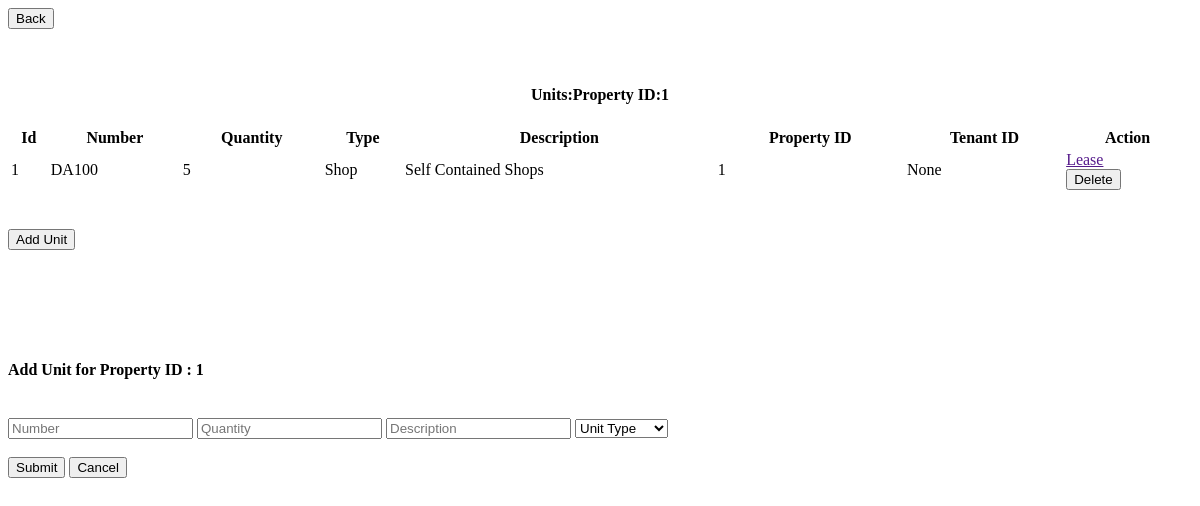
The page /admin-property-units/1 on the database as committed earlier.
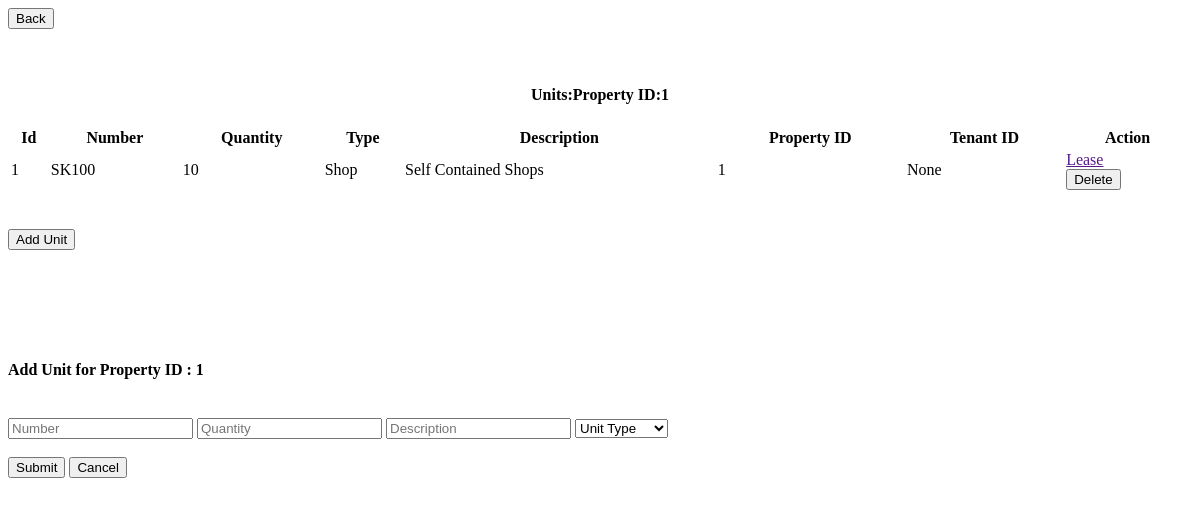
The same page on the database as committed later.
### models.py (models this page shows, shortened)
class Unit(Base):
    __tablename__ = 'units'
    id = Column(Integer, primary_key=True, index=True)
    number = Column(String)
    room_quantity = Column(Integer, nullable=False)
    unit_type = Column(Enum("Studio", "1BedRoom", "2BedRoom", "3BedRoom", "Shop"), nullable=False)
    unit_description = Column(String, nullable=False)
    property_id = Column(Integer, ForeignKey('properties.id'))
    tenant_id = Column(Integer, ForeignKey('users.id'))
    suspended = Column(Boolean, default=False)
    property = relationship('Property', back_populates='units')
    lease = relationship('Lease', uselist=False, back_populates='unit')
    created_at = Column(DateTime, default=datetime.datetime.utcnow)
    updated_at = Column(DateTime, default=datetime.datetime.utcnow, onupdate=datetime.datetime.utcnow)

### new_server.py (the view)
@app.route('/admin-property-units/<int:property_id>', methods=['GET'])
def get_property_units(property_id):
    current_property = db_session.query(Property).filter_by(id=property_id).first()
    back_user_id = current_property.landlord_id
    units = db_session.query(Unit).filter_by(property_id=property_id).all()
    print(f"fetched units for property id : {property_id} is : {units}")
    return render_template('admin_units.html', units=units, header_title="Units", front_property_id=property_id, back_user_id=back_user_id)

### templates/admin_units.html (shortened to what this page needs)
<div class="back-container">
    <div class="button-container">
        <button class="button" hx-get="http://localhost:5000/admin-user-properties/{{back_user_id}}" hx-target="#dashboard-container" hx-swap="innerHTML" onclick="activateDashboardContainer()">Back</button>
    </div>
</div>
<h4 style="text-align: center;" id="value_header">{{header_title}}:Property ID:{{front_property_id}}</h4>
<table id="example" class="display" style="width:100%">
    <thead>
        <tr>
            <th>Id</th>
            <th>Number</th>
            <th>Quantity</th>
            <th>Type</th>
            <th>Description</th>
            <th>Property ID</th>
            <th>Tenant ID</th>
            <th>Action</th>
        </tr>
    </thead>
    <tbody>
        {% for unit in units%}
        <tr id="unit-{{unit.id}}">
            <td>{{unit.id}}</td>
            <td>{{unit.number}}</td>
            <td>{{unit.room_quantity}}</td>
            <td>{{unit.unit_type}}</td>
            <td>{{unit.unit_description}}</td>
            <td>{{unit.property_id}}</td>
            <td>{{unit.tenant_id}}</td>
            <td>
                <div class="table-button-container">
                    <a href="" class="table-button" hx-get="http://localhost:5000/admin-unit-leases/{{unit.id}}" hx-target="#dashboard-container" hx-swap="innerHTML" onclick="activateDashboardContainer()">Lease</a>
                </div>
                <div class="table-button-container">
                    <button class="table-button" onclick="deleteUnit('{{ unit.id }}')">Delete</button>
                </div>
            </td>
        </tr>
        {% endfor %}
    </tbody>
</table>
<div class="back-container">
    <div class="button-container">
        <button class="button" onclick="loadAddUnitFormModal()">Add Unit</button>
    </div>
</div>
<div class="modal" id="add_unit_modal">
    <div class="modal-content">
        <br>
        <br>
        <br>
        <br>
        <div class="form-square" id="form-holder">
            <form id="add-unit-form" class="right-square">
                <br>
                <h4 id="header_with_property_id">Add Unit for Property ID : {{front_property_id}}</h4>
                <br>
                <input type="text" id="unit_house_number" name="unit_house_number" placeholder="Number" required>
                <input type="text" id="unit_room_quantity" name="unit_room_quantity" placeholder="Quantity" required>
                <input type="text" id="unit_house_description" name="unit_house_description" placeholder="Description" required>
                <select id="unit_type" name="unit_type" required>
                    <option value="" disabled selected hidden>Unit Type</option>
                </select>
                <br>
                <br>
                <div class="button-container">
                    <button class="button" id="confirmButton" type="submit">Submit</button>
                    <button class="button" id="cancelButton" type="button">Cancel</button>
                </div>
            </form>
        </div>
    </div>
</div>

Rows that differ between the two databases and show on the page:
changed Unit "Shop": number "DA100" → "SK100"; room_quantity "5" → "10"
